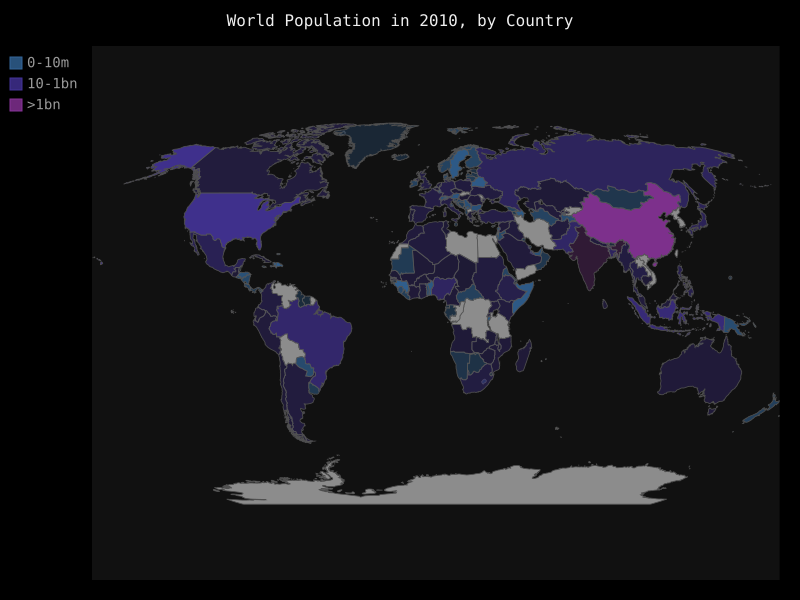

This chart was generated by the following Python code:
import json

import pygal
from pygal.style import RotateStyle

from country_codes import get_country_code

filename = 'population_data.json'
with open(filename) as f:
	pop_data = json.load(f)

# 创建一个包含人口数量的字典
cc_populations = {}

for pop_dict in pop_data:
	if pop_dict['Year'] == '2010':
		country_name = pop_dict['Country Name']
		population = int(float(pop_dict['Value']))
		code = get_country_code(country_name)
		if code:
			cc_populations[code] = population

# 根据人口数量将所有的国家分成三组
cc_pops_1, cc_pops_2, cc_pops_3 = {}, {}, {}
for cc, pop in cc_populations.items():
	if pop < 10000000:
		cc_pops_1[cc] = pop
	elif pop < 1000000000:
		cc_pops_2[cc] = pop
	else:
		cc_pops_3[cc] = pop

# 每组分别包含多少个国家
print(len(cc_pops_1), len(cc_pops_2), len(cc_pops_3))


wm_style = RotateStyle('#336699')
wm = pygal.Worldmap(style = wm_style)
wm.title = "World Population in 2010, by Country"
# wm.add("2010", cc_populations)
wm.add('0-10m', cc_pops_1)
wm.add('10-1bn', cc_pops_2)
wm.add('>1bn', cc_pops_3)

wm.render_to_file("world_population.svg")
